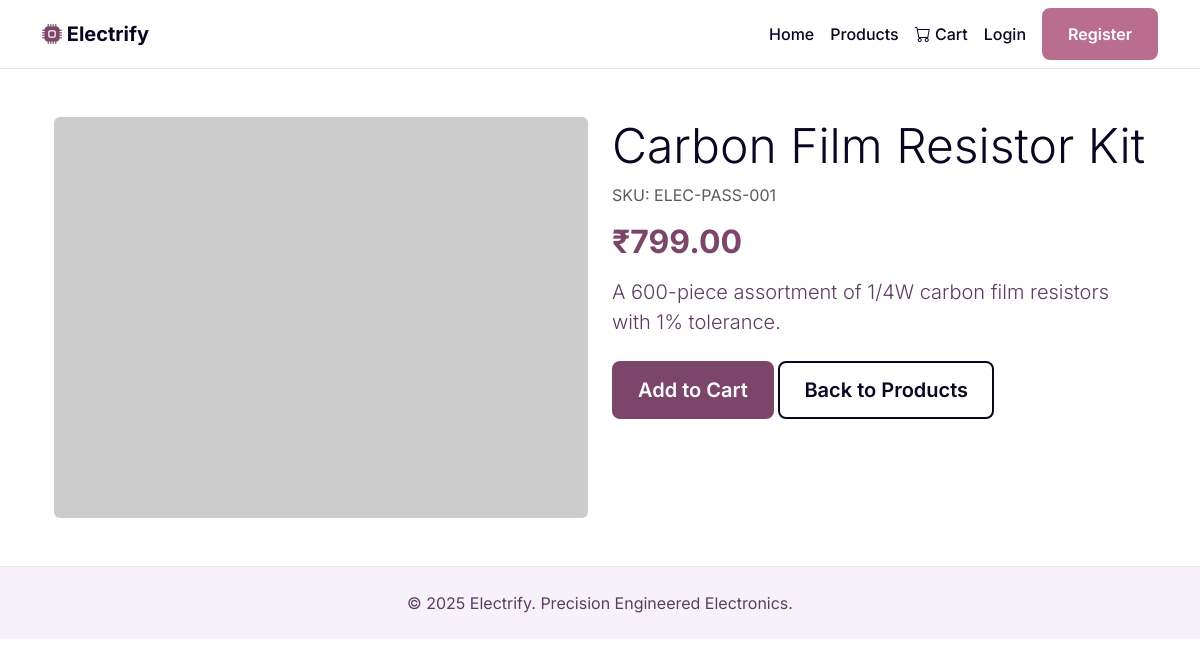
Page /product_detail.php?id=1 on the committed database.
### tables this page shows
CREATE TABLE `products` (
  `product_id` INT(11) NOT NULL AUTO_INCREMENT,
  `category_id` INT(11) NOT NULL,
  `product_name` VARCHAR(255) NOT NULL,
  `description` TEXT,
  `price` DECIMAL(10, 2) NOT NULL,
  `sku` VARCHAR(100) NOT NULL UNIQUE,
  `stock_quantity` INT(11) NOT NULL DEFAULT 0,
  `image_url` VARCHAR(255) DEFAULT NULL,
  `created_at` TIMESTAMP NOT NULL DEFAULT CURRENT_TIMESTAMP,
  `updated_at` TIMESTAMP NOT NULL DEFAULT CURRENT_TIMESTAMP ON UPDATE CURRENT_TIMESTAMP,
  PRIMARY KEY (`product_id`),
  FOREIGN KEY (`category_id`) REFERENCES `categories` (`category_id`) ON DELETE CASCADE
);

### product_detail.php (the view, shortened to what this page needs)
<?php
require_once 'includes/header.php';
require_once 'config/db_connect.php';
$product_id = isset($_GET['id']) ? (int)$_GET['id'] : 0;
$sql = "SELECT * FROM products WHERE product_id = ?";
$stmt = $conn->prepare($sql);
$stmt->bind_param("i", $product_id);
$stmt->execute();
$result = $stmt->get_result();
$product = $result->fetch_assoc();
?>
<div class="container my-5">
    <?php if ($product):  ?>
        <div class="row">
            <div class="col-md-6">
                <?php
                    if (!empty($product['image_url'])) {
                        $image_path = 'assets/images/products/' . htmlspecialchars($product['image_url']);
                    } else {
                        $image_path = 'https://via.placeholder.com/600x450.png/F7F2FA/0C0420?text=Electrify';
                    }
                ?>
                <img src="<?php echo $image_path; ?>" class="img-fluid rounded" alt="<?php echo htmlspecialchars($product['product_name']); ?>">
            </div>
            <div class="col-md-6">
                <h1 class="display-5"><?php echo htmlspecialchars($product['product_name']); ?></h1>
                <p class="text-muted">SKU: <?php echo htmlspecialchars($product['sku']); ?></p>
                <h2 class="my-3" style="color: var(--color-primary-action);">₹<?php echo htmlspecialchars($product['price']); ?></h2>
                <p class="lead"><?php echo nl2br(htmlspecialchars($product['description'])); ?></p>
                <div class="d-grid gap-2 d-md-block mt-4">
                    <button class="btn btn-primary btn-lg" type="button">Add to Cart</button>
                    <a href="products.php" class="btn btn-secondary btn-lg" type="button">Back to Products</a>
                </div>
            </div>
        </div>
    <?php endif; ?>
</div>
<?php
require_once 'includes/footer.php';
?>

### assets/css/style.css (style rules this page uses)
:root { --color-primary-dark: #0C0420; --color-primary-action: #7B466A; --color-primary-hover: #9F6496; --color-text-secondary: #5D3C64; --color-accent: #BA6E8F; --color-background: #FFFFFF; --color-subtle-bg: #F7F2FA; --color-border: #EAE2F0; --color-success: #10B981; --color-error: #EF4444; --shadow-md: 0 4px 6px -1px rgb(12 4 32 / 0.1), 0 2px 4px -2px rgb(12 4 32 / 0.1); --shadow-lg: 0 10px 15px -3px rgb(12 4 32 / 0.1), 0 4px 6px -4px rgb(12 4 32 / 0.1); --border-radius: 0.5rem; }
*, *::before, *::after { box-sizing: border-box; }
body { background-color: var(--color-background); color: var(--color-text-secondary); font-family: 'Inter', sans-serif; animation: fadeInAnimation ease 1s; animation-iteration-count: 1; animation-fill-mode: forwards; }
h1, h2, h3, h4, h5, h6 { color: var(--color-primary-dark); font-weight: 700; }
.btn { border-radius: var(--border-radius); transition: all 0.2s ease-in-out; padding: 0.75rem 1.5rem; font-weight: 600; border-width: 2px; }
.btn-primary { background-color: var(--color-primary-action); border-color: var(--color-primary-action); color: white; }
.btn-secondary { background-color: transparent; border-color: var(--color-primary-dark); color: var(--color-primary-dark); }

### rows in the picture
products: product_name "Carbon Film Resistor Kit", sku "ELEC-PASS-001", price "799.00", description "A 600-piece assortment of 1/4W carbon film resistors with 1% tolerance."
